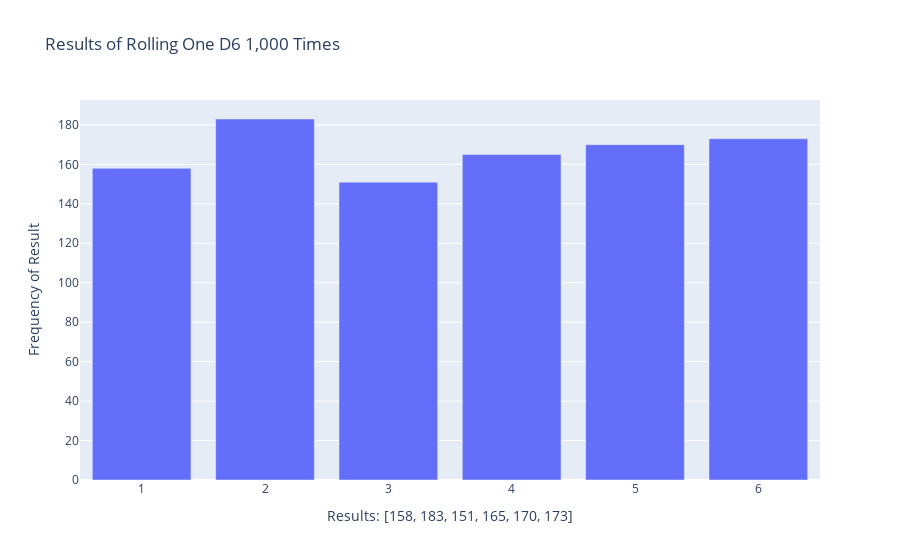

Here is the notebook cell this chart was saved with:
### Markdown cell above
- we add an overall title and a label for each axis

### Code cell
# Make some rolls, and store results in a list.
results = []
for n in range(1000):
    result = die.roll()
    results.append(result)

# Analyze the results.
frequencies = []
toss_results = range(1, die.num_sides+1)
for value in toss_results:
    frequency = results.count(value)
    frequencies.append(frequency)
print(frequencies)

# Visualize the results.
title = "Results of Rolling One D6 1,000 Times"
labels = {'x': f'Results: {frequencies}', 'y': 'Frequency of Result'}
fig = px.bar(x=toss_results, y=frequencies, title=title, labels=labels)
fig.show()

### Figure 1 — Plotly figure (JSON) as saved in the notebook; plotly's stock layout.template omitted (floating-point values rounded to 4 significant figures)
{"data": [{"alignmentgroup": "True", "hovertemplate": "Results: [158, 183, 151, 165, 170, 173]=%{x}<br>Frequency of Result=%{y}<extra></extra>", "legendgroup": "", "marker": {"color": "#636efa", "pattern": {"shape": ""}}, "name": "", "offsetgroup": "", "orientation": "v", "showlegend": false, "textposition": "auto", "type": "bar", "x": [1, 2, 3, 4, 5, 6], "xaxis": "x", "y": [158, 183, 151, 165, 170, 173], "yaxis": "y"}], "layout": {"barmode": "relative", "legend": {"tracegroupgap": 0}, "title": {"text": "Results of Rolling One D6 1,000 Times"}, "xaxis": {"anchor": "y", "domain": [0, 1], "title": {"text": "Results: [158, 183, 151, 165, 170, 173]"}}, "yaxis": {"anchor": "x", "domain": [0, 1], "title": {"text": "Frequency of Result"}}}}
